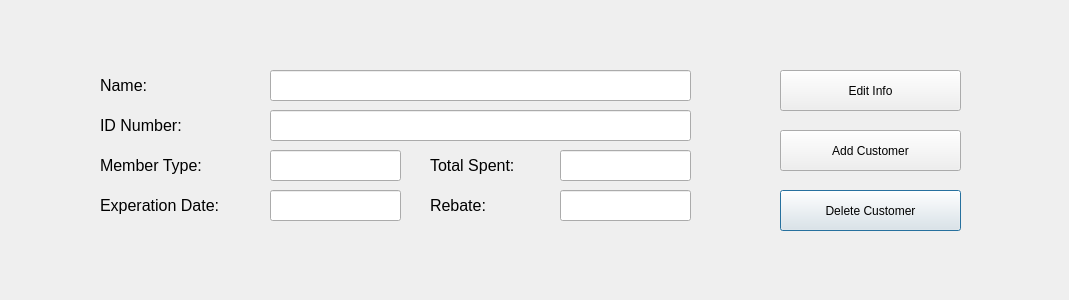
<?xml version="1.0" encoding="UTF-8"?>
<ui version="4.0">
 <class>Dialog</class>
 <widget class="QDialog" name="Dialog">
  <property name="geometry">
   <rect>
    <x>0</x>
    <y>0</y>
    <width>1069</width>
    <height>300</height>
   </rect>
  </property>
  <property name="windowTitle">
   <string>Dialog</string>
  </property>
  <widget class="QPushButton" name="customerPage_deleteButton">
   <property name="geometry">
    <rect>
     <x>780</x>
     <y>190</y>
     <width>181</width>
     <height>41</height>
    </rect>
   </property>
   <property name="font">
    <font>
     <family>Arial</family>
     <pointsize>9</pointsize>
    </font>
   </property>
   <property name="text">
    <string>Delete Customer</string>
   </property>
  </widget>
  <widget class="QLabel" name="label">
   <property name="geometry">
    <rect>
     <x>100</x>
     <y>70</y>
     <width>81</width>
     <height>31</height>
    </rect>
   </property>
   <property name="font">
    <font>
     <family>MS UI Gothic</family>
     <pointsize>12</pointsize>
    </font>
   </property>
   <property name="text">
    <string>Name:</string>
   </property>
  </widget>
  <widget class="QLineEdit" name="NameLineEdit">
   <property name="geometry">
    <rect>
     <x>270</x>
     <y>70</y>
     <width>421</width>
     <height>31</height>
    </rect>
   </property>
   <property name="font">
    <font>
     <family>MS UI Gothic</family>
     <pointsize>12</pointsize>
    </font>
   </property>
  </widget>
  <widget class="QLabel" name="label_6">
   <property name="geometry">
    <rect>
     <x>430</x>
     <y>190</y>
     <width>141</width>
     <height>31</height>
    </rect>
   </property>
   <property name="font">
    <font>
     <family>MS UI Gothic</family>
     <pointsize>12</pointsize>
    </font>
   </property>
   <property name="text">
    <string>Rebate:</string>
   </property>
  </widget>
  <widget class="QLabel" name="label_5">
   <property name="geometry">
    <rect>
     <x>430</x>
     <y>150</y>
     <width>141</width>
     <height>31</height>
    </rect>
   </property>
   <property name="font">
    <font>
     <family>MS UI Gothic</family>
     <pointsize>12</pointsize>
    </font>
   </property>
   <property name="text">
    <string>Total Spent:</string>
   </property>
  </widget>
  <widget class="QLabel" name="label_3">
   <property name="geometry">
    <rect>
     <x>100</x>
     <y>150</y>
     <width>141</width>
     <height>31</height>
    </rect>
   </property>
   <property name="font">
    <font>
     <family>MS UI Gothic</family>
     <pointsize>12</pointsize>
    </font>
   </property>
   <property name="text">
    <string>Member Type:</string>
   </property>
  </widget>
  <widget class="QLineEdit" name="ExpirationDateLineEdit">
   <property name="geometry">
    <rect>
     <x>270</x>
     <y>190</y>
     <width>131</width>
     <height>31</height>
    </rect>
   </property>
   <property name="font">
    <font>
     <family>MS UI Gothic</family>
     <pointsize>12</pointsize>
    </font>
   </property>
  </widget>
  <widget class="QPushButton" name="customerPage_editButton">
   <property name="geometry">
    <rect>
     <x>780</x>
     <y>70</y>
     <width>181</width>
     <height>41</height>
    </rect>
   </property>
   <property name="font">
    <font>
     <family>Arial</family>
     <pointsize>9</pointsize>
    </font>
   </property>
   <property name="text">
    <string>Edit Info</string>
   </property>
  </widget>
  <widget class="QLineEdit" name="TotalSpentLineEdit">
   <property name="geometry">
    <rect>
     <x>560</x>
     <y>150</y>
     <width>131</width>
     <height>31</height>
    </rect>
   </property>
   <property name="font">
    <font>
     <family>MS UI Gothic</family>
     <pointsize>12</pointsize>
    </font>
   </property>
  </widget>
  <widget class="QLineEdit" name="MemberTypeLineEdit">
   <property name="geometry">
    <rect>
     <x>270</x>
     <y>150</y>
     <width>131</width>
     <height>31</height>
    </rect>
   </property>
   <property name="font">
    <font>
     <family>MS UI Gothic</family>
     <pointsize>12</pointsize>
    </font>
   </property>
  </widget>
  <widget class="QPushButton" name="customerPage_addButton">
   <property name="geometry">
    <rect>
     <x>780</x>
     <y>130</y>
     <width>181</width>
     <height>41</height>
    </rect>
   </property>
   <property name="font">
    <font>
     <family>Arial</family>
     <pointsize>9</pointsize>
    </font>
   </property>
   <property name="text">
    <string>Add Customer</string>
   </property>
  </widget>
  <widget class="QLabel" name="label_4">
   <property name="geometry">
    <rect>
     <x>100</x>
     <y>190</y>
     <width>171</width>
     <height>31</height>
    </rect>
   </property>
   <property name="font">
    <font>
     <family>MS UI Gothic</family>
     <pointsize>12</pointsize>
    </font>
   </property>
   <property name="text">
    <string>Experation Date:</string>
   </property>
  </widget>
  <widget class="QLineEdit" name="RebateLineEdit">
   <property name="geometry">
    <rect>
     <x>560</x>
     <y>190</y>
     <width>131</width>
     <height>31</height>
    </rect>
   </property>
   <property name="font">
    <font>
     <family>MS UI Gothic</family>
     <pointsize>12</pointsize>
    </font>
   </property>
  </widget>
  <widget class="QLineEdit" name="IDLineEdit">
   <property name="geometry">
    <rect>
     <x>270</x>
     <y>110</y>
     <width>421</width>
     <height>31</height>
    </rect>
   </property>
   <property name="font">
    <font>
     <family>MS UI Gothic</family>
     <pointsize>12</pointsize>
    </font>
   </property>
  </widget>
  <widget class="QLabel" name="label_2">
   <property name="geometry">
    <rect>
     <x>100</x>
     <y>110</y>
     <width>121</width>
     <height>31</height>
    </rect>
   </property>
   <property name="font">
    <font>
     <family>MS UI Gothic</family>
     <pointsize>12</pointsize>
    </font>
   </property>
   <property name="text">
    <string>ID Number:</string>
   </property>
  </widget>
 </widget>
 <resources/>
 <connections/>
</ui>
